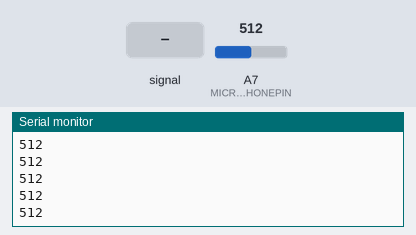
A sketch run on a simulated Arduino Nano, built with avr-gcc and run on an emulated ATmega328P. On the bench: the last lines printed to the serial monitor. The test bench sets the inputs (shaded band); at power-on: A7 (MICROPHONEPIN) = 512.

Above: at 1.2 s.
1.3 s: A7 (MICROPHONEPIN) fed a 200 Hz sine of ±81 counts around its level
At 1.8 s:
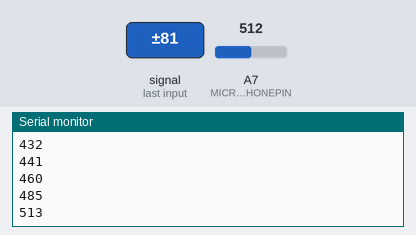
2.8 s: A7 (MICROPHONEPIN) set to 716
At 3.5 s:
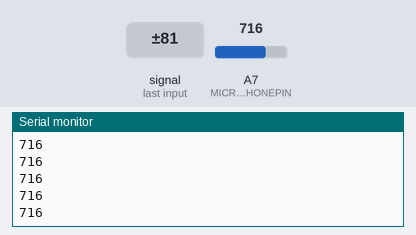
4.3 s: A7 (MICROPHONEPIN) fed a 1000 Hz sine of ±255 counts around its level
5.8 s: A7 (MICROPHONEPIN) set to 1023
At 6.6 s:
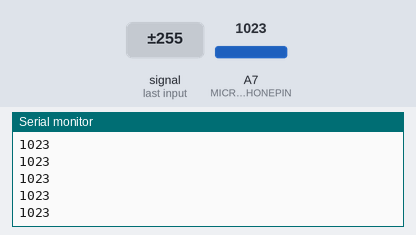
Timing chart, 0 to 8.3 s (numbered marks = the images above; inputs shaded):
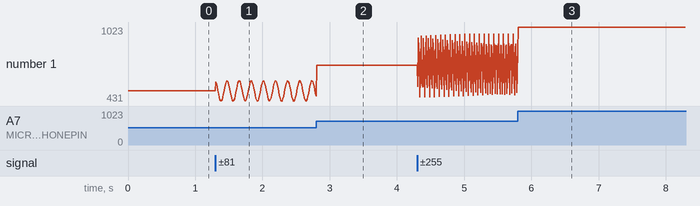

Measured:
- after the input at 1.3 s, the serial monitor: prints a new line at once (image 1)
- plotted number 1: 512 → 468 after the input at 1.3 s

The sketch:

sanityCheckMicrophone.ino
```cpp
#define MICROPHONEPIN A7

void setup()
{
  Serial.begin(9600);
}

void loop()
{
  int sound = analogRead(MICROPHONEPIN);

  Serial.println(sound);

  delay(10);
}
```
